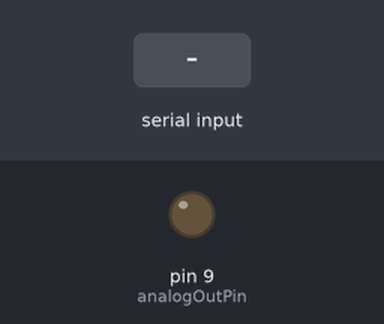
Simulated run of this sketch. Board: Arduino Uno, built with avr-gcc and run on an emulated ATmega328P. Shown: output pins drawn as LEDs (lit = HIGH). Inputs (shaded band) come from the test bench.

Above: at 1.2 s.
1.3 s: "90,45,200\n" received over Serial
At 2.53 s:
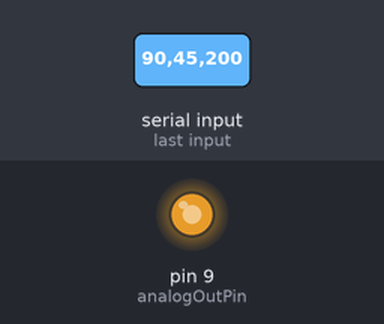
4.3 s: "30,150,10\n" received over Serial
At 7.2 s:
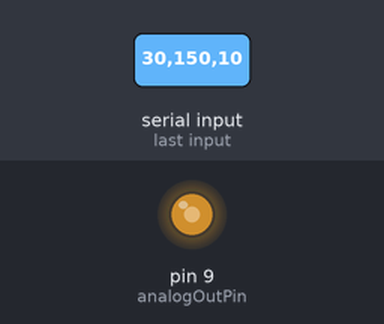
7.3 s: "1,90\n" received over Serial
Timing chart, 0 to 10.3 s (numbered marks = the images above; inputs shaded):
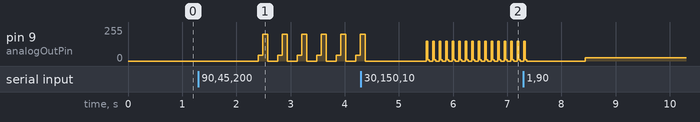

The sketch:

actuator.ino
```cpp
const int analogOutPin = 9;
String cmd;
int delayTime;
int outputValue1;
int outputValue2;
int outputValue3;

int split(String data, char delimiter, String *dst){
  int index = 0;
  int arraySize = (sizeof(data)/sizeof((data)[0]));
  int datalength = data.length();
  for (int i = 0; i < datalength; i++) {
    char tmp = data.charAt(i);
    if ( tmp == delimiter ) {
      index++;
      if ( index > (arraySize - 1)) return -1;
    }
    else dst[index] += tmp;
  }
  return (index + 1);
}

void setup() {
  Serial.begin(9600);
}

void loop() {
  String cmds[5] = {"\0"}; // 分割された文字列を格納する配列

  if (Serial.available() > 0) {
    cmd = Serial.readString();
    int index = split(cmd, ',', cmds);
    for(int i = 0; i < index; i++){
      delayTime = cmds[0].toInt();
      outputValue1 = cmds[1].toInt();
      outputValue2 = cmds[2].toInt();
      outputValue3 = cmds[3].toInt();

    }
  }
  analogWrite(analogOutPin, 0);
  delay(delayTime);
  analogWrite(analogOutPin, outputValue1);
  delay(delayTime);
  analogWrite(analogOutPin, outputValue2);
  delay(delayTime);
  analogWrite(analogOutPin, outputValue3);
  delay(delayTime);

}
```

Measured:
- after the input at 1.3 s, pin 9 (analogOutPin): 0/255 → 45/255 after 1.1 s, then repeats every 0.36 s: 200/255 0.09 s, 0/255 0.18 s, 45/255 0.09 s
